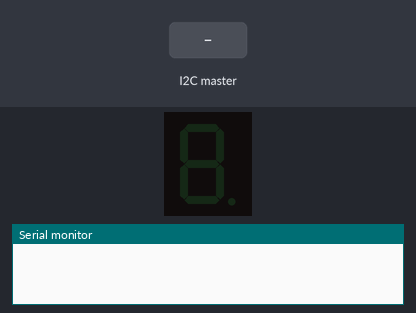
Bench run of a sketch on a simulated Arduino Mega 2560, built with avr-gcc and run on an emulated ATmega2560. Parts: 1-digit seven-segment display, the last lines printed to the serial monitor. Wiring (inferred from the names in the program): 1-digit 7-segment display, segments lit when HIGH: segments pin 49, pin 47, pin 48, pin 50, pin 52, pin 51, pin 53, pin 46. The test bench sets the inputs (shaded band). The segment pins are drawn as the display they are named for.

Above: at 1.2 s.
1.3 s: the I2C master sends the byte 1
At 2.3 s:
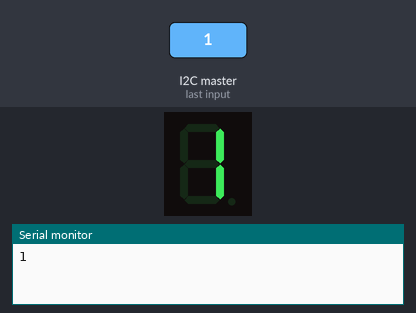
2.8 s: the I2C master sends the byte 0
At 3.5 s:
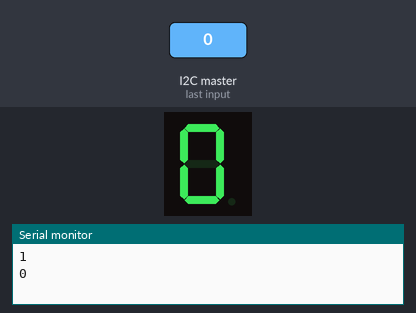
4.3 s: the I2C master sends the byte 2
At 4.6 s:
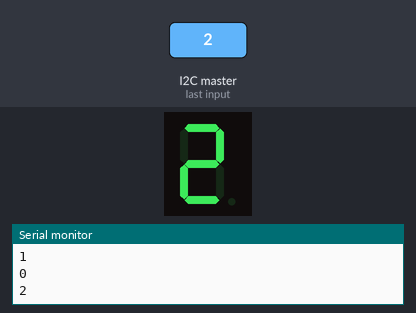
5.8 s: the I2C master sends the byte 90
At 7.0 s:
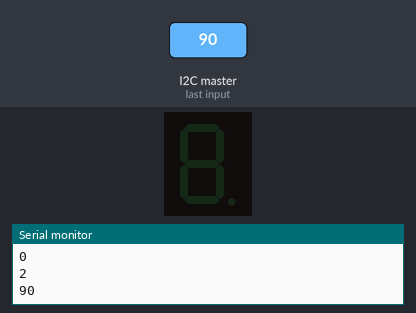
Timing chart, 0 to 8.3 s (numbered marks = the images above; inputs shaded):
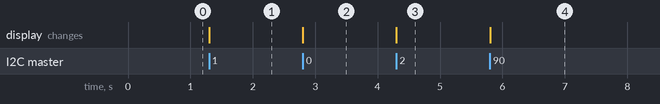

The sketch:

mega_node.ino
```cpp
#include <Wire.h>

#define A_PIN 49
#define B_PIN 47
#define C_PIN 48
#define D_PIN 50
#define E_PIN 52
#define F_PIN 51
#define G_PIN 53
#define H_PIN 46

//Receives serial message from esp8266 board
char incomingByte = 0;

void setup() {
  Wire.begin(8);                /* join i2c bus with address 8 */
  Wire.onReceive(receiveEvent); /* register receive event */
  Serial.begin(9600);           /* start serial for debug */

  pinMode(E_PIN, OUTPUT);//bottom left segment
  pinMode(D_PIN, OUTPUT);//bottom segment
  pinMode(C_PIN, OUTPUT);//bottom right segment
  pinMode(H_PIN, OUTPUT);//dot in corner
  pinMode(G_PIN, OUTPUT);//middle line
  pinMode(F_PIN, OUTPUT);//top left
  pinMode(A_PIN, OUTPUT);//top center
  pinMode(B_PIN, OUTPUT);//top right

  clearDisplay();
}

void loop() {
  delay(100);
}

// function that executes whenever data is received from master
void receiveEvent(int howMany) {
 while (Wire.available() > 0) {
    char c = Wire.read();      /* receive byte as a character */
    Serial.print(c, DEC);           /* print the character */
    switch(c)
    {
      case 0:
        //light up a zero
        clearDisplay();
        digitalWrite(A_PIN, HIGH);
        digitalWrite(B_PIN, HIGH);
        digitalWrite(C_PIN, HIGH);
        digitalWrite(D_PIN, HIGH);
        digitalWrite(E_PIN, HIGH);
        digitalWrite(F_PIN, HIGH);
        break;
      case 1:
        //light up a one
        clearDisplay();
        digitalWrite(B_PIN, HIGH);
        digitalWrite(C_PIN, HIGH);
        break;
      case 2:
        //light up a 2
        clearDisplay();
        digitalWrite(A_PIN, HIGH);
        digitalWrite(B_PIN, HIGH);
        digitalWrite(G_PIN, HIGH);
        digitalWrite(E_PIN, HIGH);
        digitalWrite(D_PIN, HIGH);
        break;
      case 3:
        //light up a 3
        clearDisplay();
        digitalWrite(A_PIN, HIGH);
        digitalWrite(B_PIN, HIGH);
        digitalWrite(G_PIN, HIGH);
        digitalWrite(C_PIN, HIGH);
        digitalWrite(D_PIN, HIGH);
        break;
      case 4:
        //light up a 4
        clearDisplay();
        digitalWrite(F_PIN, HIGH);
        digitalWrite(G_PIN, HIGH);
        digitalWrite(B_PIN, HIGH);
        digitalWrite(C_PIN, HIGH);
        break;
      case 5:
        //light up a 5
        clearDisplay();
        digitalWrite(A_PIN, HIGH);
        digitalWrite(F_PIN, HIGH);
        digitalWrite(G_PIN, HIGH);
        digitalWrite(C_PIN, HIGH);
        digitalWrite(D_PIN, HIGH);
        break;
      case 6:
        //light up a 6
        clearDisplay();
        digitalWrite(A_PIN, HIGH);
        digitalWrite(F_PIN, HIGH);
        digitalWrite(G_PIN, HIGH);
        digitalWrite(E_PIN, HIGH);
        digitalWrite(D_PIN, HIGH);
        digitalWrite(C_PIN, HIGH);
        break;
      case 7:
        //light up a 7
        clearDisplay();
        digitalWrite(A_PIN, HIGH);
        digitalWrite(B_PIN, HIGH);
        digitalWrite(C_PIN, HIGH);
        break;
      case 8:
        //light up an 8
        clearDisplay();
        digitalWrite(A_PIN, HIGH);
        digitalWrite(B_PIN, HIGH);
        digitalWrite(C_PIN, HIGH);
        digitalWrite(D_PIN, HIGH);
        digitalWrite(E_PIN, HIGH);
        digitalWrite(F_PIN, HIGH);
        digitalWrite(G_PIN, HIGH);
        break;
      case 9:
        //light up a 9
        clearDisplay();
        digitalWrite(A_PIN, HIGH);
        digitalWrite(B_PIN, HIGH);
        digitalWrite(C_PIN, HIGH);
        digitalWrite(F_PIN, HIGH);
        digitalWrite(G_PIN, HIGH);
        break;
      default:
        clearDisplay();
        break;
    }
  }
 Serial.println();             /* to newline */

}

void clearDisplay()
{
  int i = 46;
  for(;i < 54; i++)
  {
    digitalWrite(i, LOW);
  }
}
```

Measured:
- after the input at 1.3 s, the display: changes at once (image 1)
- after the input at 2.8 s, the display: changes at once (image 2)
- after the input at 4.3 s, the display: changes at once (image 3)
- after the input at 5.8 s, the display: changes at once (image 4)
